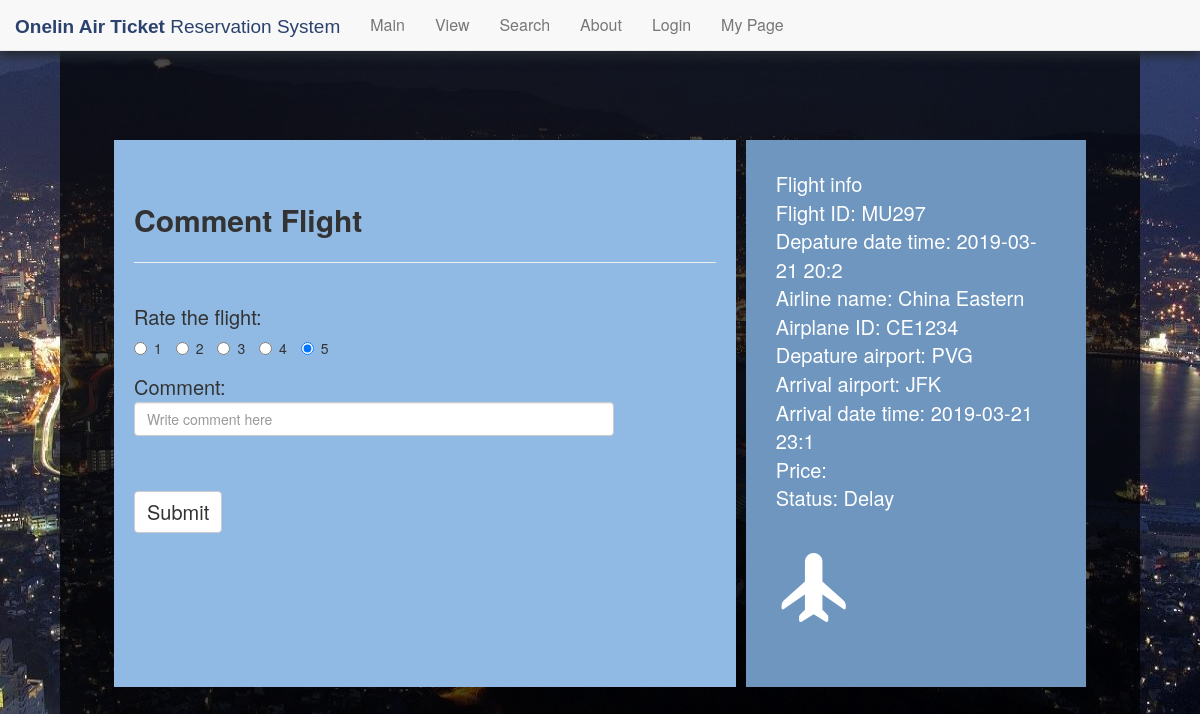
Before: /comment_flight.php?f_id=MU297 (signed in) with the older database file.
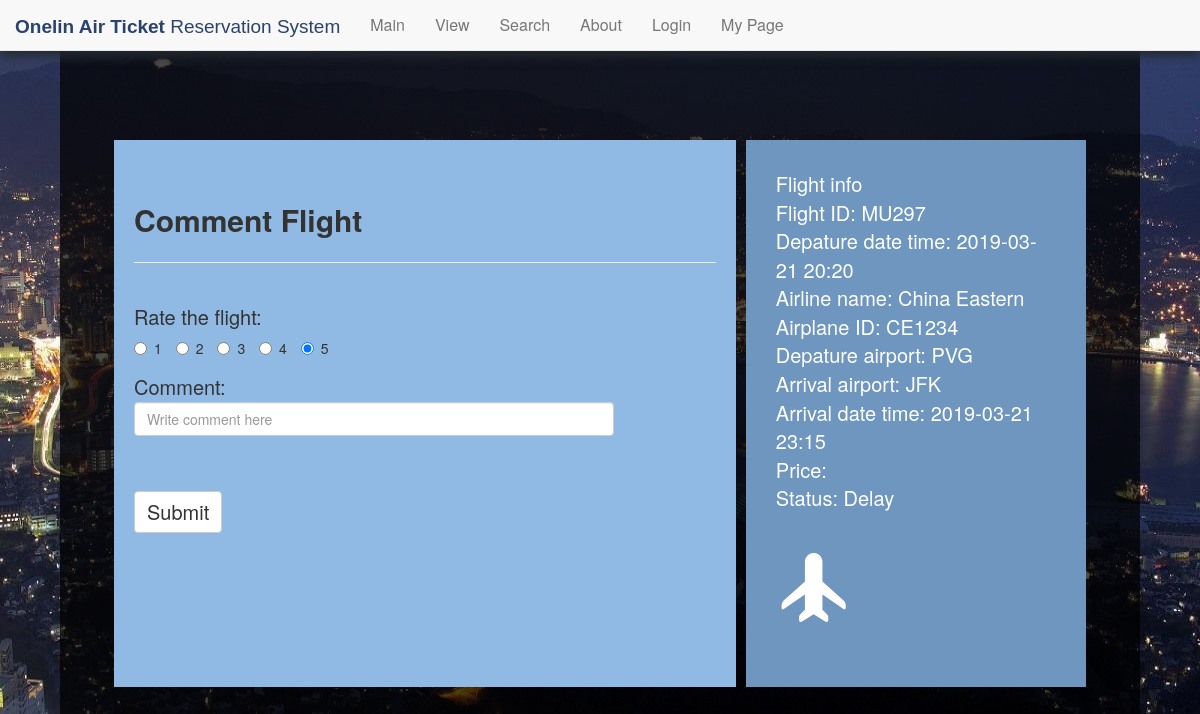
After: the same page with the newer database file.
### tables this page shows
create table Flight
	(f_id			varchar(10),
	 d_date_time	varchar(25),
	 al_name		varchar(25),
	 ap_id			varchar(10),
	 d_airport		varchar(25),
	 a_airport		varchar(25),
	 a_date_time	varchar(25),
	 base_price		numeric(6,2),
	 status			varchar(10),

	 primary key (f_id, d_date_time, al_name),
	 foreign key (al_name) references Airline(al_name)
		on delete cascade,
	 foreign key (ap_id) references Airplane(ap_id)
	 	on delete set null,
	 foreign key (d_airport) references Airport(airport_name)
	 	on delete set null,
	 foreign key (a_airport) references Airport(airport_name)
	 	on delete set null
	);

### comment_flight.php (the view, shortened to what this page needs)
<?php
    $f_id = $_GET['f_id'];
    $price = $_GET['price'];
    $mysqli = new MySQLi("localhost","solidifiedray","Ray826589!","solidifiedray");
    $sql = "SELECT * FROM flight WHERE f_id = '{$f_id}'";
    $result = $mysqli->query($sql);
    while ($row = $result -> fetch_assoc()){
        $d_date_time  = $row["d_date_time"];
        $al_name  = $row["al_name"];
        $ap_id   = $row["ap_id"];
        $d_airport    = $row["d_airport"];
        $a_airport   = $row["a_airport"];
        $a_date_time  = $row["a_date_time"];
        $status     = $row["status"];
    }
    print <<<EOT
    <!doctype html>
    <html lang="en">
       <head>
          <link href="files/css/index.css" rel="stylesheet" type="text/css">
          <link href="https://maxcdn.bootstrapcdn.com/bootstrap/3.3.7/css/bootstrap.min.css" rel="stylesheet">
       </head>
       <body background="img/background.jpg" class="index-background">
          <div class="content-box">
              <br/><br/><br/><br/><br/><br/><br/>
              <div class="container" style="width: 100%">
                <div class="row">
                  <table class="login-table">
                    <tr>
                      <td width="64%" class="login-table-left">
                        <font class="login-title">Comment Flight</font>
                        <hr/>
                        <br/>
                        <form class="form-horizontal" role="form" action="comment.php?f_id=$f_id & al_name=$al_name & d_date_time=$d_date_time" method="post">
                          <font class="login-subtitle">Rate the flight:</font><br/>
                          <div class="form-group">
                            <div class="col-sm-10">
                              <div>
                                  <label class="radio-inline">
                                      <input type="radio" name="rating" id="rating1" value="1" checked> 1
                                  </label>
                                  <label class="radio-inline">
                                      <input type="radio" name="rating" id="rating2"  value="2"> 2
                                  </label>
                                  <label class="radio-inline">
                                      <input type="radio" name="rating" id="rating3" value="3" checked> 3
                                  </label>
                                  <label class="radio-inline">
                                      <input type="radio" name="rating" id="rating4"  value="4"> 4
                                  </label>
                                  <label class="radio-inline">
                                      <input type="radio" name="rating" id="rating5" value="5" checked> 5
                                  </label>
                              </div>
                            </div>
                          </div>
                          <font class="login-subtitle">Comment:</font><br/>
                          <div class="form-group">
                            <div class="col-sm-10">
                              <input type="text" class="form-control" id="comment" name="comment" placeholder="Write comment here">
                            </div>
                          </div>
                          </div>
                          <br/><br/>
                          <div class="form-group">
                            <div class="col-sm-10">
                              <button type="submit" class="btn btn-default">
                                <font class="login-subtitle">Submit</font>
                              </button>
                            </div>
                          </div>
                        <br/><br/><br/><br/>
                      <td width="1%"></td>
                      <td width="35%" class="login-table-right">
                        <font class="login-text">
                          Flight info<br/>
                          Flight ID: $f_id  <br/>
                          Depature date time: $d_date_time  <br/>
                          Airline name: $al_name  <br/>
                          Airplane ID: $ap_id   <br/>
                          Depature airport: $d_airport  <br/>
                          Arrival airport: $a_airport  <br/>
                          Arrival date time: $a_date_time <br/>
                          Price: $price  <br/>
                          Status: $status    <br/>
                        </font>
                          <br/><br/>
                        <font class="login-text">
                          <span class="glyphicon glyphicon-plane main-icon" aria-hidden="true"></span><br/><br/>
                        </font>
                      </td>
                </div>
              </div>
              <br/><br/><br/><br/><br/><br/><br/>
       </body>
    </html>
EOT;
?>

Changed rows visible on the page:
removed flight: d_date_time "2019-03-21 20:2", al_name "China Eastern", ap "CE1234", d_airport "PVG", a_airport "JFK", a_date_time "2019-03-21 23:1", status "Delay"
added flight: d_date_time "2019-03-21 20:20", al_name "China Eastern", ap "CE1234", d_airport "PVG", a_airport "JFK", a_date_time "2019-03-21 23:15", status "Delay"
